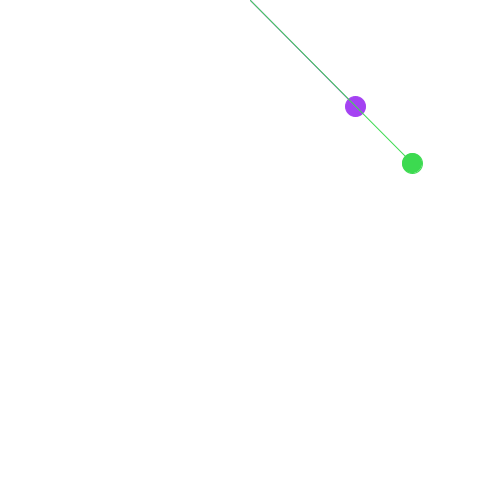
Frame 1 (no input)
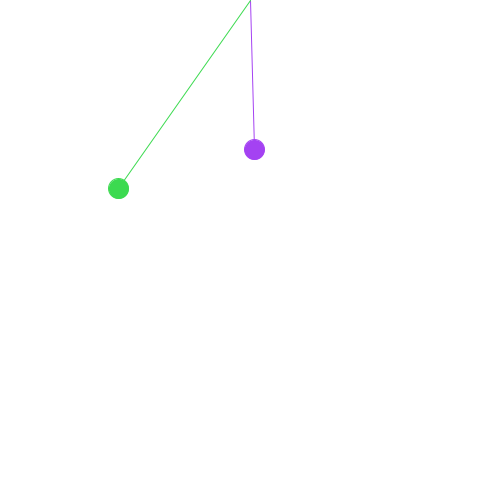
Frame 60 (the mouse pressed at the canvas centre just before this capture)
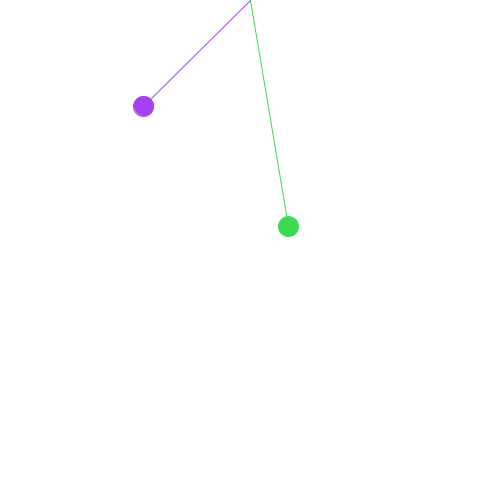
Frame 120 (the mouse held since frame 60 and released just before this capture)

The Processing sketch that drew these frames (run headless with seeded random() and noise(); from frame 60 on, the mouse is pressed at the canvas centre):

// Processing sketch: Pendulum_sim
// ── Pendulum_sim.pde
Pendulum[] pendulums;

void setup() {
 
  size(500, 500);
  
  pendulums = new Pendulum[2];
  
  for(int i=0; i<pendulums.length; i++) {
    pendulums[i] = new Pendulum(width/2.0, 0.0, 150+i*80.0, 45.0, 20);
  }
  
}

void draw() {
  
  background(255);
  
  
  for(Pendulum pendulum: pendulums) {
    pendulum.update();
    pendulum.render();
  }
  
}

// ── Pendulum.pde

class Pendulum{
  
  float GRAV = 1;
  
  float x0, y0, x, y, len;
  float radius;
  
  float angle, aVel, aAcc;
  
  color bobCol;
  color stringCol;
  
  Pendulum(float x, float y, float len, float deg, float bobRadius){
    
    this.x0 = x;
    this.y0 = y;
    this.len = len;
    this.radius = bobRadius;
    this.angle = radians(deg);
    
    stringCol = color(random(255), random(255), random(255));
    bobCol = stringCol;
  }
  
  void update() {
    
    aAcc = -(GRAV/len)*sin(angle);
    aVel += aAcc;
    angle += aVel;
    
    x = x0 + len*sin(angle);
    y = y0 + len*cos(angle);
  }
  
  void render() {
    
    stroke(stringCol);
    line(x0, y0, x, y);
    
    stroke(bobCol);
    fill(bobCol);
    circle(x, y, radius);
    
  }
  
}
